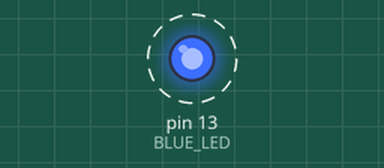
Simulated run of this sketch. Board: Arduino Mega 2560, built with avr-gcc and run on an emulated ATmega2560. Shown: output pins drawn as LEDs (lit = HIGH). Dashed ring = blinking.

Above: at 0.5 s.
Timing chart, 0 to 4.6 s (numbered marks = the images above):
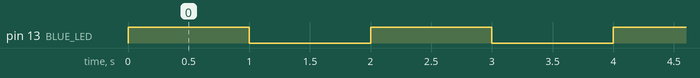

The sketch:

blinkingLeds.ino
```cpp
// Blinking LEDs
// Elegoo mega2560

int BLUE_LED = 13;
int DELAY = 1000;

// Setup function
void setup(){
    pinMode(BLUE_LED, OUTPUT);
}

// Loop function
void loop(){
    digitalWrite(BLUE_LED, HIGH);
    delay(DELAY);
    digitalWrite(BLUE_LED, LOW);
    delay(DELAY);
}
```

Measured:
- by itself, pin 13 (BLUE_LED): alternates HIGH for 1.0 s and LOW for 1.0 s
